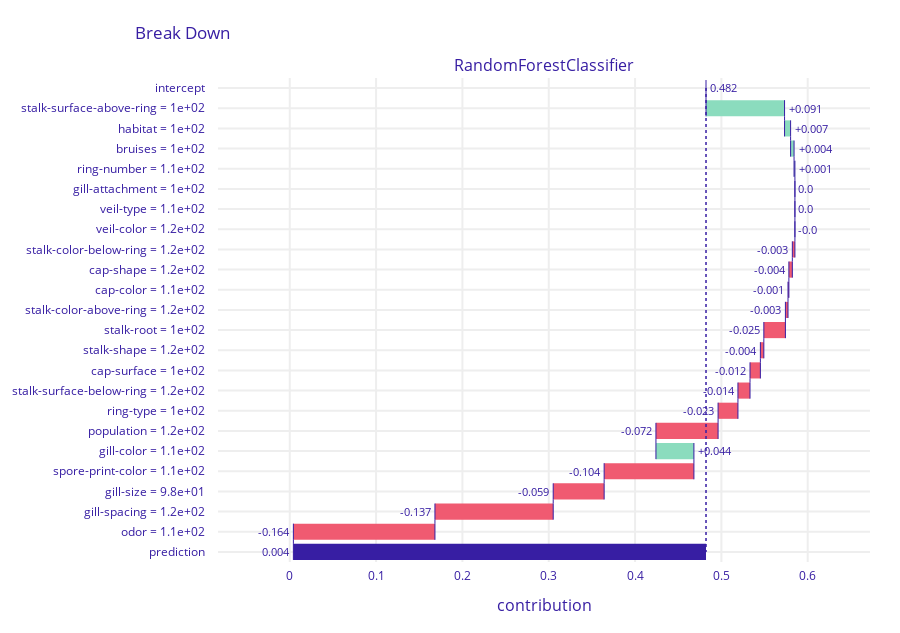

Source (notebook cell):
### Markdown cell above
## Task 4 explained

### Code cell
draw_breakdown_from_id(rf_explainer, 100)

### Figure 1 — Plotly figure (JSON) as saved in the notebook; plotly's stock layout.template omitted (floating-point values rounded to 4 significant figures)
{"data": [{"base": 0.4822, "connector": {"line": {"color": "#371ea3", "dash": "solid", "width": 1}, "mode": "spanning"}, "decreasing": {"marker": {"color": "#f05a71"}}, "hoverinfo": "text+delta", "hoverlabel": {"bgcolor": "rgba(0,0,0,0.8)"}, "hovertext": ["Average response: 0.482<br>Prediction: 0.004", "stalk-surface-above-ring = 1e+02<br>increases average response <br>by", "habitat = 1e+02<br>increases average response <br>by", "bruises = 1e+02<br>increases average response <br>by", "ring-number = 1.1e+02<br>increases average response <br>by", "gill-attachment = 1e+02<br>decreases average response <br>by", "veil-type = 1.1e+02<br>decreases average response <br>by", "veil-color = 1.2e+02<br>decreases average response <br>by", "stalk-color-below-ring = 1.2e+02<br>decreases average response <br>by", "cap-shape = 1.2e+02<br>decreases average response <br>by", "cap-color = 1.1e+02<br>decreases average response <br>by", "stalk-color-above-ring = 1.2e+02<br>decreases average response <br>by", "stalk-root = 1e+02<br>decreases average response <br>by", "stalk-shape = 1.2e+02<br>decreases average response <br>by", "cap-surface = 1e+02<br>decreases average response <br>by", "stalk-surface-below-ring = 1.2e+02<br>decreases average response <br>by", "ring-type = 1e+02<br>decreases average response <br>by", "population = 1.2e+02<br>decreases average response <br>by", "gill-color = 1.1e+02<br>increases average response <br>by", "spore-print-color = 1.1e+02<br>decreases average response <br>by", "gill-size = 9.8e+01<br>decreases average response <br>by", "gill-spacing = 1.2e+02<br>decreases average response <br>by", "odor = 1.1e+02<br>decreases average response <br>by", "Average response: 0.482<br>Prediction: 0.004"], "increasing": {"marker": {"color": "#8bdcbe"}}, "measure": ["relative", "relative", "relative", "relative", "relative", "relative", "relative", "relative", "relative", "relative", "relative", "relative", "relative", "relative", "relative", "relative", "relative", "relative", "relative", "relative", "relative", "relative", "relative", "total"], "orientation": "h", "showlegend": false, "text": ["0.482", "+0.091", "+0.007", "+0.004", "+0.001", "0.0", "0.0", "-0.0", "-0.003", "-0.004", "-0.001", "-0.003", "-0.025", "-0.004", "-0.012", "-0.014", "-0.023", "-0.072", "+0.044", "-0.104", "-0.059", "-0.137", "-0.164", "0.004"], "textposition": "outside", "totals": {"marker": {"color": "#371ea3"}}, "type": "waterfall", "x": [0, 0.091, 0.007, 0.004, 0.001, 0, 0, 0, -0.003, -0.004, -0.001, -0.003, -0.025, -0.004, -0.012, -0.014, -0.023, -0.072, 0.044, -0.104, -0.059, -0.137, -0.164, -0.478], "xaxis": "x", "y": ["intercept", "stalk-surface-above-ring = 1e+02", "habitat = 1e+02", "bruises = 1e+02", "ring-number = 1.1e+02", "gill-attachment = 1e+02", "veil-type = 1.1e+02", "veil-color = 1.2e+02", "stalk-color-below-ring = 1.2e+02", "cap-shape = 1.2e+02", "cap-color = 1.1e+02", "stalk-color-above-ring = 1.2e+02", "stalk-root = 1e+02", "stalk-shape = 1.2e+02", "cap-surface = 1e+02", "stalk-surface-below-ring = 1.2e+02", "ring-type = 1e+02", "population = 1.2e+02", "gill-color = 1.1e+02", "spore-print-color = 1.1e+02", "gill-size = 9.8e+01", "gill-spacing = 1.2e+02", "odor = 1.1e+02", "prediction"], "yaxis": "y"}], "layout": {"annotations": [{"font": {"size": 16}, "showarrow": false, "text": "RandomForestClassifier", "x": 0.5, "xanchor": "center", "xref": "paper", "y": 1, "yanchor": "bottom", "yref": "paper"}, {"font": {"size": 16}, "showarrow": false, "text": "contribution", "x": 0.5, "xanchor": "center", "xref": "paper", "y": 0, "yanchor": "top", "yref": "paper", "yshift": -30}], "font": {"color": "#371ea3"}, "height": 633, "margin": {"b": 71, "r": 30, "t": 78}, "shapes": [{"line": {"color": "#371ea3", "dash": "dot", "width": 1.5}, "type": "line", "x0": 0.4822, "x1": 0.4822, "xref": "x", "y0": 0, "y1": 23, "yref": "y"}], "title": {"text": "Break Down", "x": 0.15}, "xaxis": {"anchor": "y", "automargin": true, "domain": [0, 1], "fixedrange": true, "gridwidth": 2, "range": [-0.08315, 0.6721], "tickcolor": "white", "ticklen": 3, "ticks": "outside", "type": "linear", "zeroline": false}, "yaxis": {"anchor": "x", "automargin": true, "autorange": "reversed", "domain": [0, 1], "fixedrange": true, "gridwidth": 2, "tickcolor": "white", "ticklen": 10, "ticks": "outside", "type": "category"}}}
